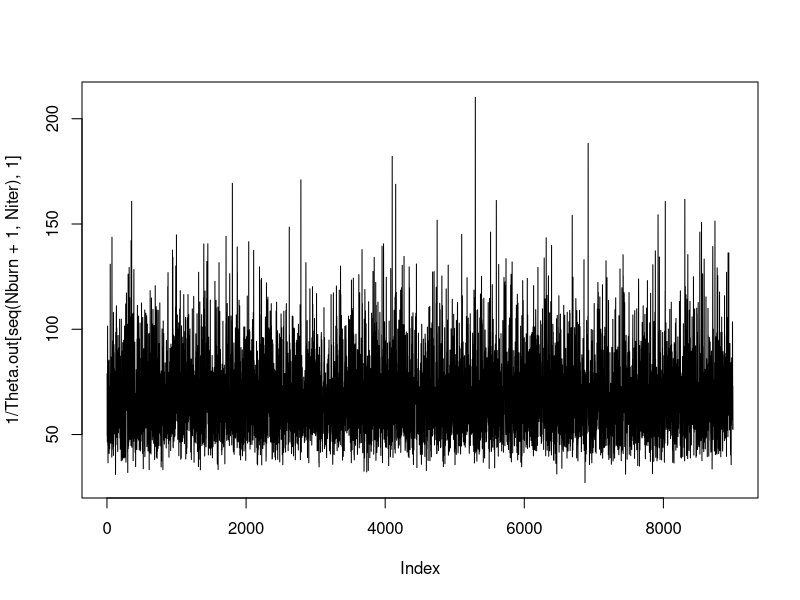
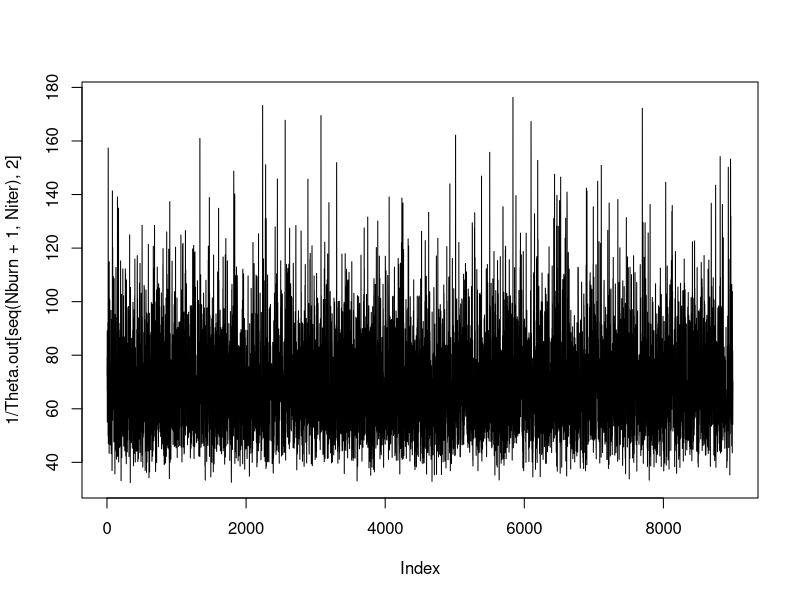
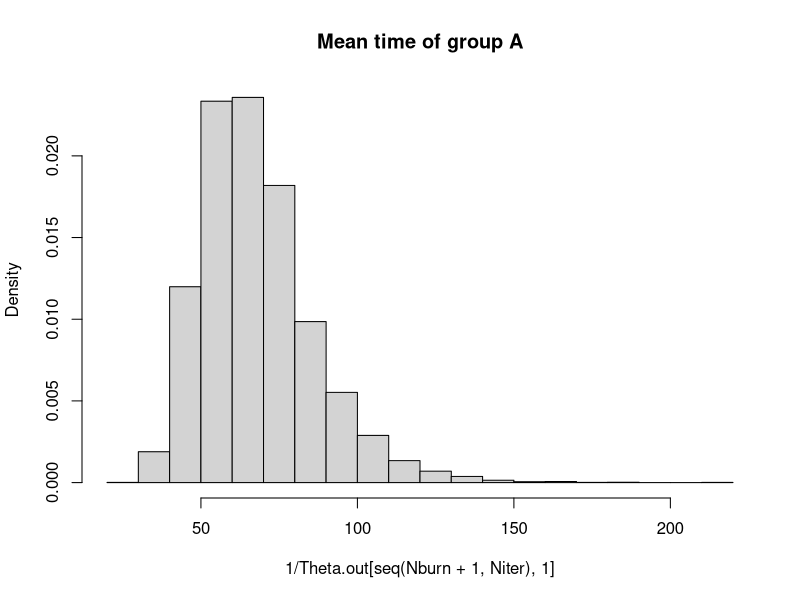
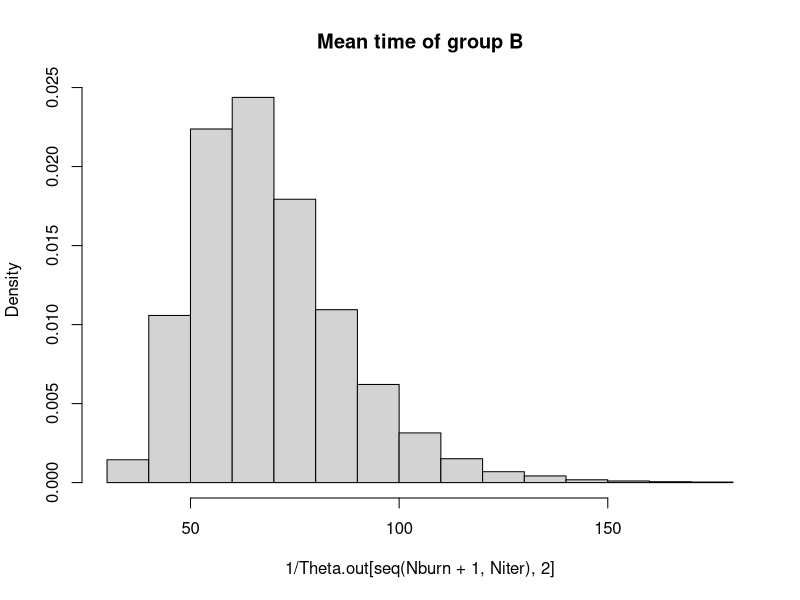
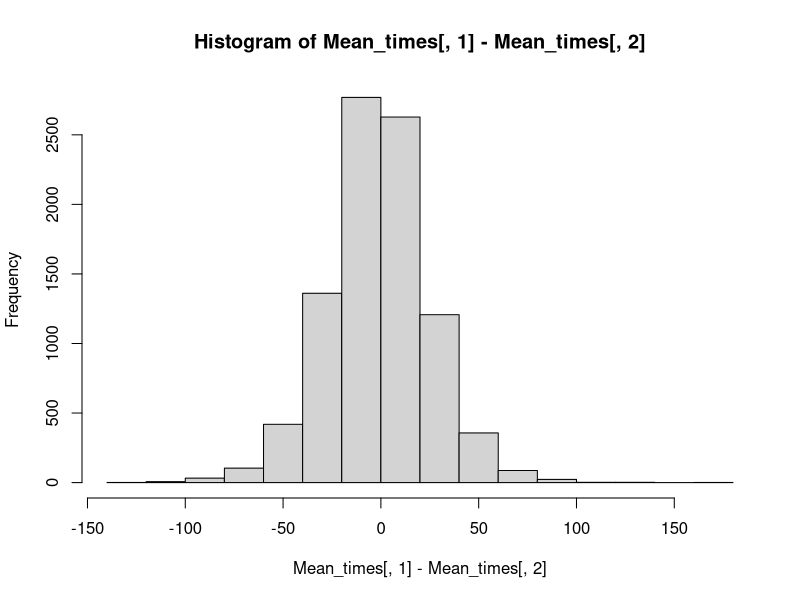

Reproduce these figures in R, in order.
#This is a problem from chapter 2 of this book https://www.amazon.com.br/An%C3%A1lise-Sobreviv%C3%AAncia-Aplicada-Ant%C3%B4nio-Colosimo/dp/8521203845
#It is about a cheese company that would like to test if its product would last longer in one of two different packages, A and B.
#The last 4 observations in each group are censored. I will apply a Bayesian parametric model with a data augmentation step,
#to try to estimate the means of the two populations based on their samples, at the end a Bayesian equivalent of a hypothesis
#test is performed to compare the two means.
#Group A
y1 <- c(31, 40, 43, 44, 46, 46, 47, 48, 48, 49, 50, 50, 60, 60, 60, 60, 60, 60, 60, 60)
censored1 <- c(rep(0, 16), rep(1, 4))
#Group B
y2 <- c(48, 48, 49, 49, 49, 49, 50, 50, 50, 50, 53, 53, 54, 54, 54, 55, 55, 55, 55, 55)
censored2 <- c(rep(0, 16), rep(1, 4))

A <- cbind(censored1,y1)
B <- cbind(censored2,y2)
######################################################################################

updateTheta <- function(a,b,Y){
  n <- length(Y)
  y_bar <- mean(Y)
  a.post <- a + n
  b.post <- b + n * y_bar
  return(rgamma(1,a.post,b.post))
}

######################################################################################
#MCMC using data augmentation 
Niter <- 10000
n_miss1 <- sum(censored1)
n_miss2 <- sum(censored2)
Theta.out <- array(NA, dim = c(Niter,2))
Theta.out[1,] <- c(0.3,0.5)

for(i in 1:Niter){
  Theta.out[i,1] <- updateTheta(0.001,0.001,A[,2])
  Theta.out[i,2] <- updateTheta(0.001,0.001,B[,2])
  #Because of the memoryless property of the exponential distribution
  A[which(A[,1]==1),2] <- 60 + rexp(n_miss1,Theta.out[i,1])
  B[which(B[,1]==1),2] <- 55 + rexp(n_miss2,Theta.out[i,2])
  print(i)
}

Nburn <- 1000

plot(1/Theta.out[seq(Nburn+1,Niter),1],type='l')
plot(1/Theta.out[seq(Nburn+1,Niter),2],type='l')
hist(1/Theta.out[seq(Nburn+1,Niter),1],main="Mean time of group A",probability=T)
hist(1/Theta.out[seq(Nburn+1,Niter),2],main="Mean time of group B",probability=T)
mean(1/Theta.out[seq(Nburn+1,Niter),1])
mean(1/Theta.out[seq(Nburn+1,Niter),2])

#Is Theta1 different from Theta2 ?
Mean_times <- 1/Theta.out[seq(Nburn+1,Niter),]
hist(Mean_times[,1] - Mean_times[,2])
#Using a bayesian hypothesis test as described in 
#https://stats.stackexchange.com/questions/130389/bayesian-equivalent-of-two-sample-t-test
#we can conclude that there is no substantial difference in the mean of the two populations,
#once this is not much better than throwing a fair coin.
mean(Mean_times[,1] - Mean_times[,2] < 0) 

